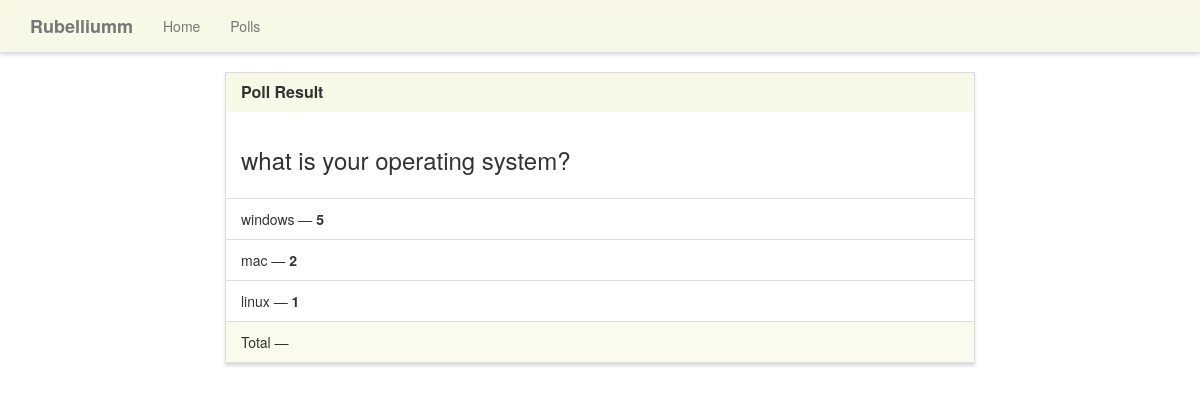
Screenshot of /polls/results/1 with the database file from the repository.
### polls/models.py (models this page shows, shortened)
class Poll(models.Model):
    question = models.TextField()
    option_one = models.CharField(max_length=30)
    option_two = models.CharField(max_length=30)
    option_three = models.CharField(max_length=30)
    option_one_count =models.IntegerField(default=0)
    option_two_count =models.IntegerField(default=0)
    option_three_count =models.IntegerField(default=0)

### polls/views.py (the view)
# urls.py: path('results/<pk>',views.results,name='polls_results'),
def results(request,pk):
    poll = Poll.objects.get(pk = pk )
    return render(request,'polls/results.html',{'poll': poll})

### templates/polls/results.html (shortened to what this page needs)
{% extends "polls/base.html" %}
{% block main %}
<div class="row">
    <div class="col-lg-8 col-lg-offset-2">
        <div class="panel panel-default">
            <div class="panel-heading">
                <h3 class="panel-title">Poll Result</h3>
            </div>
            <div class="panel-body">
                <h3>{{ poll.question }}</h3>
            </div>
            <ul class="list-group">
                <li class="list-group-item">{{ poll.option_one }} &mdash; <strong>{{ poll.option_one_count }}</strong></li>
                <li class="list-group-item">{{ poll.option_two }} &mdash; <strong>{{ poll.option_two_count }}</strong></li>
                <li class="list-group-item">{{ poll.option_three }} &mdash; <strong>{{ poll.option_three_count }}</strong></li>
            </ul>
            <div class="panel-footer">
                Total &mdash; <strong></strong>
            </div>
        </div>
    </div>
</div>
{% endblock %}

### static/css/style.css (style rules this page uses)
.navbar-default, .btn, .form-control, .panel { border-radius: 0; }
.panel-default > .panel-heading { color: #333; background-color: rgba(245, 245, 220, .7); border-color: rgba(245, 245, 220, .6); border-top-left-radius: 0; border-top-right-radius: 0; }
.panel-footer { background-color: rgba(245, 245, 220, .5); border-color: rgba(245, 245, 220, .4); }
.panel { box-shadow: 0px 3px 3px 0px #ddd; }
a.navbar-brand, .panel-title { font-weight: bolder; }

### rows the page displays
Poll: question "what is your operating system?", option_one "windows", option_one_count "5", option_two "mac", option_two_count "2", option_three "linux", option_three_count "1"
